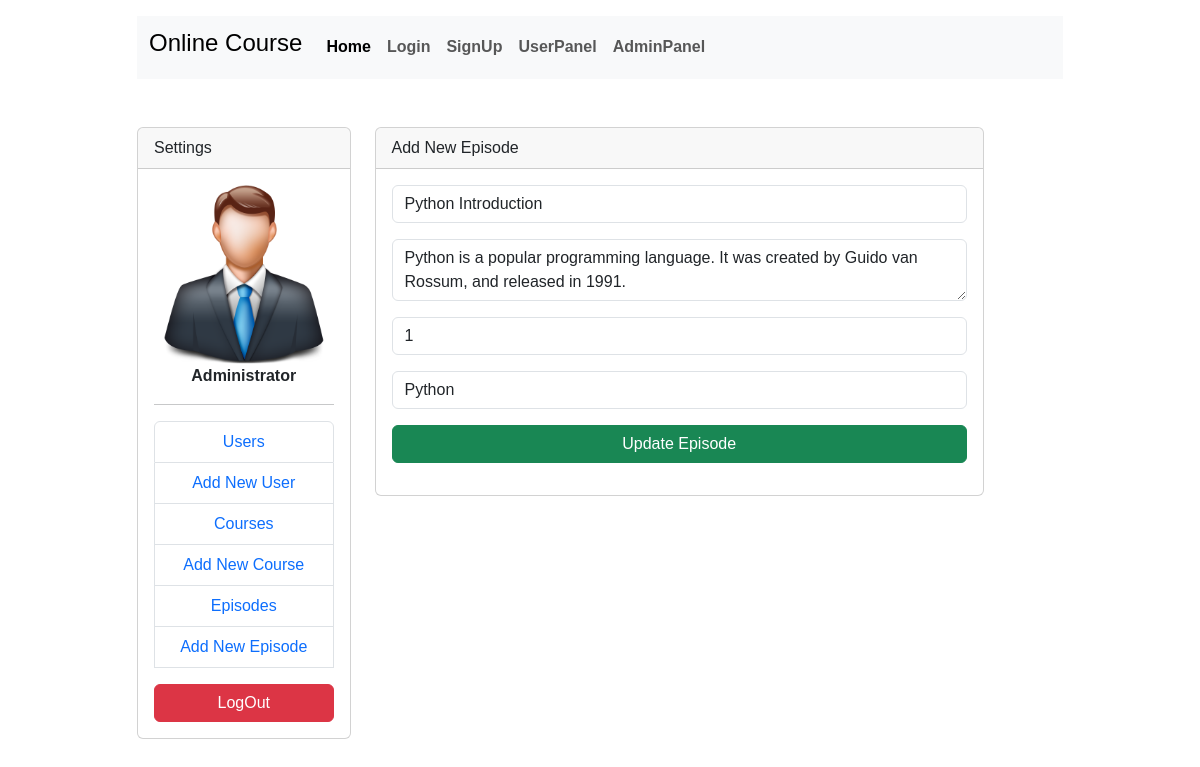
The app's page /edit_episode?id=1 with its own data.
### models.py (models this page shows, shortened)
class episode(db.Model):
    id = Column(Integer, primary_key=True)
    course_id = Column(Integer, ForeignKey('course.id'))
    title = Column(String)
    content = Column(Text)
    number = Column(Integer)
    date_created = Column(DateTime, default=datetime.now())
    updated_corse = Column(DateTime, default=datetime.now(), onupdate=datetime.now())

### app.py (the view, shortened to what this page needs)
@app.route('/edit_episode', methods = ['GET', 'POST'])
def edit_episode():
    form = edit_episode_form()
    course_list_info = course.query.all()
    episode_info = db.session.query(episode).filter_by(id = request.args.get('id')).one()
    return render_template('admin_edit_episode.html', episode = episode_info, form = form, courses = course_list_info)

### forms.py
class edit_episode_form(FlaskForm):
    title = StringField('title', validators=[DataRequired('title field is required')])
    number = DecimalField('number', validators=[DataRequired('number of course is required')])

### app.py (called while the page is built)
@app.before_request
def creat_database():
    db.create_all()

### templates/admin_edit_episode.html (shortened to what this page needs)
{% extends 'base.html' %}
{% block content %}
<div class="container mt-5">
    <div class="row justify-content-center">
        <div class="col-md-10">
            <div class="row">
                {% include 'admin_menu.html' %}
                <div class="col-8">
                    <div class="card">
                        <div class="card-header">Add New Episode</div>
                        <div class="card-body">
                            <form action="{{url_for('edit_episode')}}?id={{episode.id}}" method="post"  novalidate>
                                <div class="form-group mb-3 " >
                                    {{form.title(placeholder='Enter Title', class='form-control', value=episode.title)}}
                                </div>
                                <div class="form-group mb-3 " >
                                    <textarea class="form-control" name="content">{{ episode.content }}</textarea>
                                </div>
                                <div class="form-group mb-3 " >
                                    {{form.number(placeholder='Enter Number Of Episode', class='form-control', value=episode.number)}}
                                </div>
                                <div class="form-group mb-3">
                                    <select name="course_id" class="form-control" >
                                            {% for course in courses %}
                                                <option value="{{course.id}}">{{course.title}}</option>
                                            {% endfor %}
                                    </select>
                                </div>
                                <div class="form-group mb-3 " >
                                    <button class="btn btn-small btn-success w-100" >Update Episode</button>
                                </div>
                            </form>
                        </div>
                    </div>
                </div>
            </div>
        </div>
    </div>
</div>
{% endblock %}

### templates/header.html (style rules this page uses)
body { background-image: url('static/img/bg2.jpg'); background-repeat: no-repeat; background-attachment: fixed; background-size: cover; font-family:Arial, Helvetica, sans-serif }

### records on screen
episode: title "Python Introduction", content "Python is a popular programming language. It was created by Guido van Rossum, and released in 1991.", number "1"

### other values on screen
form field course_id "Python"
